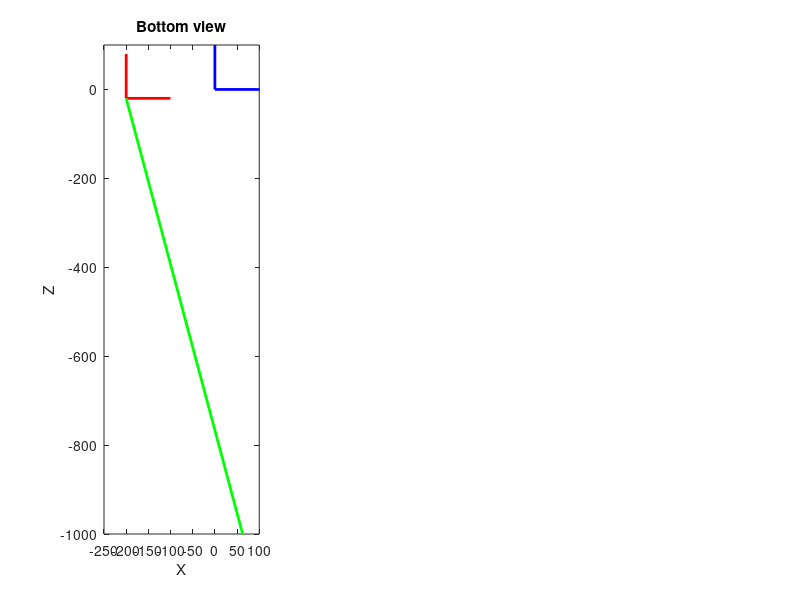

The MATLAB source for this figure: (Note: this script raises an error after producing the figure.)
clear;
%pi = 3.1415;

%%
%Parameters
Theta = 75;%degfrom x axis toward neg z axis(toward world)
Phi = -15;%deg from x axis toward y (up)
Theta=-(Theta)*pi/180;
Phi=(Phi+90)*pi/180;

R = [1 0 0;
     0 1 0;
     0 0 1];
r0 = [-200;0;-20];

f = 6;
%%

x_lm = f/tan(Theta);
y_lm = f/tan(Phi);

a1 = R(1,1)*x_lm + R(1,2)*y_lm+R(1,3)*f;
a2 = R(2,1)*x_lm + R(2,2)*y_lm+R(2,3)*f;
a3 = R(3,1)*x_lm + R(3,2)*y_lm+R(3,3)*f;

z_l = [-100 -10 -2 -1 -0.1 0.1 1 2 10 100]';

x_cm = f*(a1*z_l+f*r0(1))./(a3*z_l+f*r0(3));
y_cm = f*(a2*z_l+f*r0(2))./(a3*z_l+f*r0(3));


%%
%Plotting
x_axis = R*[100;0;0]+r0;
y_axis = R*[0;100;0]+r0;
z_axis = R*[0;0;100]+r0;

ray = -1000*[a1;a2;a3]+[r0(1);r0(2);r0(3)];

figure(1)
subplot(1,3,1)
plot([0 100],[0 0],'LineWidth',2,'color','b')
hold on
plot([0 0],[0 100],'LineWidth',2,'color','b')
plot([r0(1) x_axis(1,1)],[r0(3) x_axis(3,1)],'LineWidth',2,'color','r')
plot([r0(1) z_axis(1,1)],[r0(3) z_axis(3,1)],'LineWidth',2,'color','r')
plot([r0(1) ray(1)],[r0(3) ray(3)],'LineWidth',2,'color','g')
title('Bottom view')
xlabel('X')
ylabel('Z')
axis([-250 100  -1000 100])
plotCamera('Location',[0 0 0],'Orientation',[1 0 0; 0 0 1; 0 -1 0],'Opacity',0,'color','b','size',30);

subplot(1,3,2)
plot([0 100],[0 0],'LineWidth',2,'color','b')
hold on
plot([0 0],[0 100],'LineWidth',2,'color','b')
plot([r0(3) z_axis(3,1)],[r0(2) z_axis(2,1)],'LineWidth',2,'color','r')
plot([r0(3) y_axis(3,1)],[r0(2) y_axis(2,1)],'LineWidth',2,'color','r')
plot([r0(3) ray(3)],[r0(2) ray(2)],'LineWidth',2,'color','g')
title('Side view')
xlabel('Z')
ylabel('Y')
axis([-1000 100 -250 250])
plotCamera('Location',[0 0 0],'Orientation',[0 0 1; 0 1 0; -1 0 0],'Opacity',0,'color','b','size',30);

% plot3([0 5],[0 0],[0 0],'LineWidth',2,'color','b')
% hold on
% grid on
% plot3([0 0],[0 5],[0 0],'LineWidth',2,'color','b')
% plot3([0 0],[0 0],[0 5],'LineWidth',2,'color','b')
% plot3([r0(1) x_axis(1,1)],[r0(2) x_axis(2,1)],[r0(3) x_axis(3,1)],'LineWidth',2,'color','r')
% plot3([r0(1) y_axis(1,1)],[r0(2) y_axis(2,1)],[r0(3) y_axis(3,1)],'LineWidth',2,'color','r')
% plot3([r0(1) z_axis(1,1)],[r0(2) z_axis(2,1)],[r0(3) z_axis(3,1)],'LineWidth',2,'color','r')
% plot3([r0(1) ray(1)],[r0(2) ray(2)],[r0(3) ray(3)],'LineWidth',2,'color','g')
% xlabel('X')
% ylabel('Y')
% zlabel('Z')
% axis([-10 10 0 20 -15 5])
% title('Camera(blue) and Laser(red) positions')

subplot(1,3,3)
plot(x_cm,y_cm,'LineWidth',2,'color','b')
hold on
plot(0,0,'o','LineWidth',2,'color','b')
axis([-50 50 -50 50])
xlabel('x_c [mm]')
ylabel('y_c [mm]')
title('Camera image plane')
plot(x_lm,y_lm,'x')
axis([-2.2*10^-3*2304/2 2.2*10^-3*2304/2 -2.2*10^-3*1536/2 2.2*10^-3*1536/2])



%%
%How far is it even between the lines
Theta = 20;%degfrom x axis toward neg z axis(toward world)
Phi = 50;%deg from x axis toward y (up)
Theta=-(Theta)*pi/180;
Phi=(Phi+90)*pi/180;

R = [1 0 0;
     0 1 0;
     0 0 1];
r0 = [-10;0;0];

f = 6;
%%

x_lm = f/tan(Theta);
y_lm = f/tan(Phi);

a1 = R(1,1)*x_lm + R(1,2)*y_lm+R(1,3)*f;
a2 = R(2,1)*x_lm + R(2,2)*y_lm+R(2,3)*f;
a3 = R(3,1)*x_lm + R(3,2)*y_lm+R(3,3)*f;

z_l = [-10 -2 -1 -0.1 0.1 1 2 10]';

y_ = f*(a2*z_l+f*r0(2))./(a3*z_l+f*r0(3));



